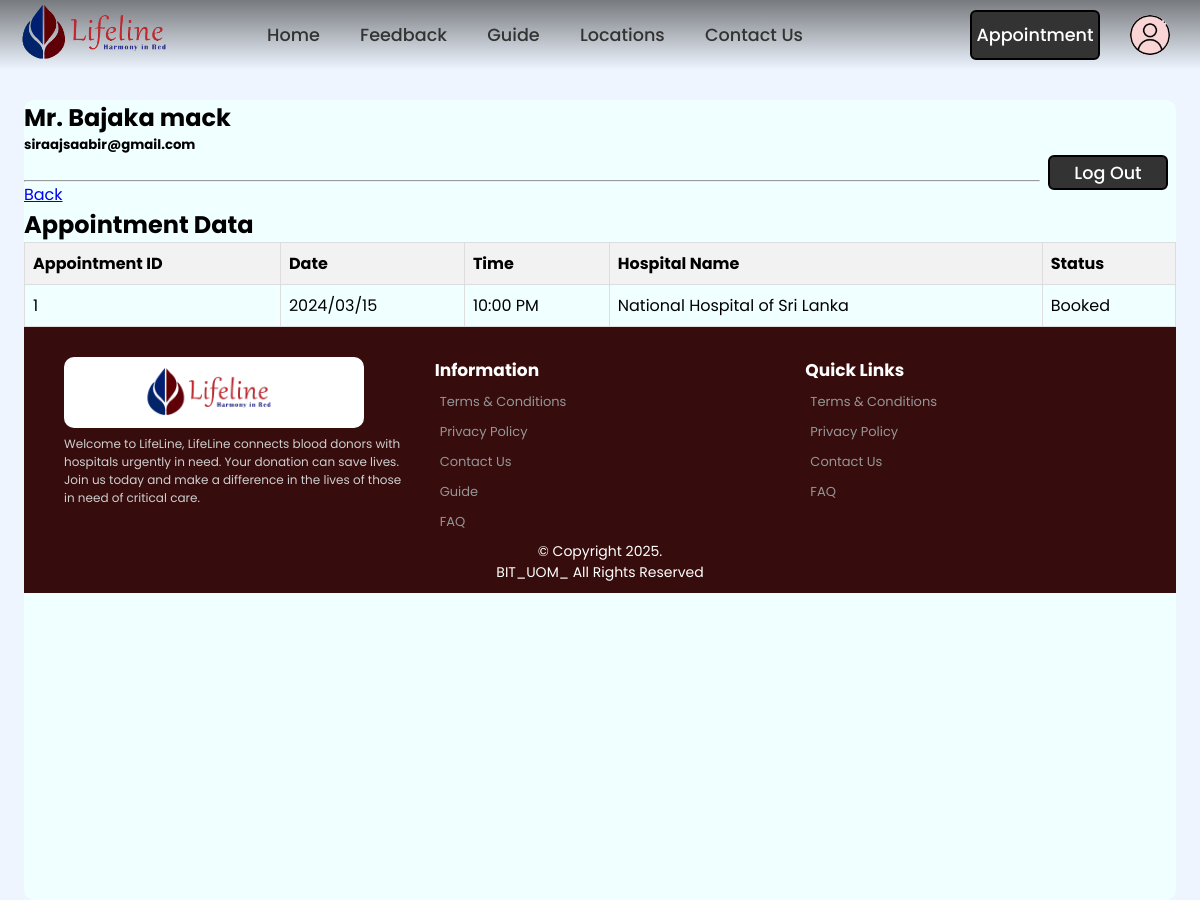
Screenshot of /donor_appointment_history.php (signed in) with the database file from the repository.
### tables this page shows
CREATE TABLE
    appointment (
        Appointment_id INT AUTO_INCREMENT NOT NULL,
        A_Donor_id INT NULL,
        A_Guest_id INT NULL,
        A_Date VARCHAR(20) NOT NULL,
        A_Time VARCHAR(20) NOT NULL,
        A_Meridiem VARCHAR(2) NOT NULL,
        A_Hospital_id INT NOT NULL,
        Status BOOLEAN NULL,
        CONSTRAINT Appointment_PK PRIMARY KEY (Appointment_id),
        CONSTRAINT Appointment_A_Doner_id_FK1 FOREIGN KEY (A_Donor_id) REFERENCES Donor (Donor_id),
        CONSTRAINT Appointment_A_Guest_id_FK2 FOREIGN KEY (A_Guest_id) REFERENCES Guest (Guest_id),
        CONSTRAINT Appointment_A_Hospital_id_FK3 FOREIGN KEY (A_Hospital_id) REFERENCES Hospital (Hospital_id),
        CONSTRAINT Donor_or_Guest CHECK (
            (
                A_Donor_id IS NOT NULL
                AND A_Guest_id IS NULL
            )
            OR (
                A_Donor_id IS NULL
                AND A_Guest_id IS NOT NULL
            )
        )
    );

CREATE TABLE
    hospital (
        Hospital_id INT AUTO_INCREMENT NOT NULL,
        H_Name VARCHAR(50) UNIQUE NOT NULL,
        Tel_no INT (10) NOT NULL,
        Email VARCHAR(100) UNIQUE NOT NULL,
        Line1 VARCHAR(200) NOT NULL,
        City VARCHAR(100) NOT NULL,
        Postal_Code VARCHAR(15) NOT NULL,
        Country VARCHAR(30) NOT NULL,
        H_Password VARCHAR(20) NOT NULL,
        Status BOOLEAN NULL,
        H_Admin_id INT NULL,
        CONSTRAINT Hospital_PK PRIMARY KEY (Hospital_id),
        CONSTRAINT H_Admin_id_FK1 FOREIGN KEY (H_Admin_id) REFERENCES Admin (Admin_id)
    );

### donor_appointment_history.php (the view, shortened to what this page needs)
<?php
require 'header.php';
require 'includes/dbh.inc.php';
$sql = "SELECT * ,
hospital.H_Name,
CONCAT(A_Time, ' ', A_meridiem) AS ATM
FROM appointment
LEFT JOIN hospital ON appointment.A_Hospital_id = hospital.Hospital_id
WHERE A_Donor_id = $_SESSION[userID]";
$result = $con->query($sql);
?>
<!DOCTYPE html>
<html lang="en">
<head>
</head>
<body>
  <main class="frame">
    <div class="sec1">
      <div class="row1">
        <?php
        echo "<h2 class=\"title\">" . $_SESSION['username'] . "</h2>";
        ?>
        <div>
          <?php echo "<h5 class=\"head\">" . $_SESSION['email'] . "</h5>"; ?>
        </div>
        <div class="but3">
          <button class="logout" name='logout' onclick="document.location='logout.php' ">Log Out</button>
        </div>
      </div>
    </div>
    <br />
    <hr />
    <a href="donor_panel.php">Back</a>
    <br>
  <h2>Appointment Data</h2>
  <table>
    <tr>
      <th>Appointment ID</th>
      <th>Date</th>
      <th>Time</th>
      <th>Hospital Name</th>
      <th>Status</th>
    </tr>
    <?php
    if ($result->num_rows > 0) {
      while($row = $result->fetch_assoc()) {
        echo "<tr>";
        echo "<td>" . $row["Appointment_id"] . "</td>";
        echo "<td>" . $row["A_Date"] . "</td>";
        echo "<td>" . $row["ATM"] . "</td>";
        echo "<td>" . $row["H_Name"] . "</td>";
        echo "<td>" . ($row["Status"] ? 'Booked' : 'Cancelled') . "</td>";
        echo "</tr>";
      }
    } else {
      echo "<tr><td colspan='8'>No appointments found</td></tr>";
    }
    ?>
  </table>
</body>
</html>
<?php
require 'footer.php';
?>

### css/index.css (style rules this page uses)
* { margin: 0; padding: 0; box-sizing: border-box; font-family: 'Poppins', sans-serif; }
body { justify-content: center; align-items: center; background-color:#EEF5FF; margin-top: 100px; min-height: 100vh; }

### donor_appointment_history.php (style rules this page uses)
table { border-collapse: collapse; width: 100%; }
th, td { border: 1px solid #ddd; padding: 8px; text-align: left; }
th { background-color: #f2f2f2; }
.editB,.logout { float:right; margin: 0 8px; width: 120px; height: 35px; border: 2px solid #000000; outline:none; border-radius: 6px; font-size: 1.1em; color: white; background-color: #333; font-weight: 500; transition: .5s; }
.editB,.logout { display: inline; }
.frame { background-color:azure; border-color: black; border: 2%; border-radius: 10px; width: 96%; height: 100%; padding: auto; margin:auto; z-index: 1; }

### rows the page displays
appointment: Appointment_id "1", A_Date "2024/03/15", ATM "10:00 PM", A_Hospital.H_Name "National Hospital of Sri Lanka"

### other values shown
$_SESSION['username'] "Mr. Bajaka mack"
$_SESSION['email'] "siraajsaabir@gmail.com"
